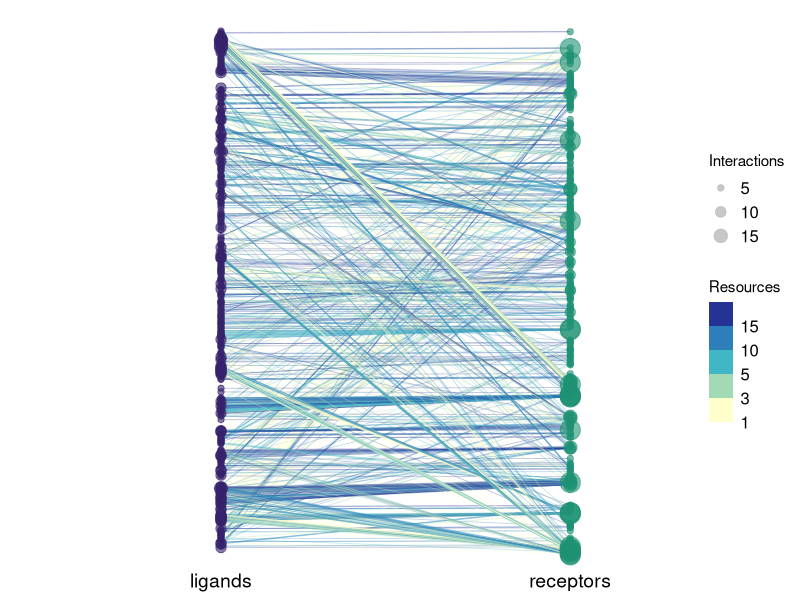
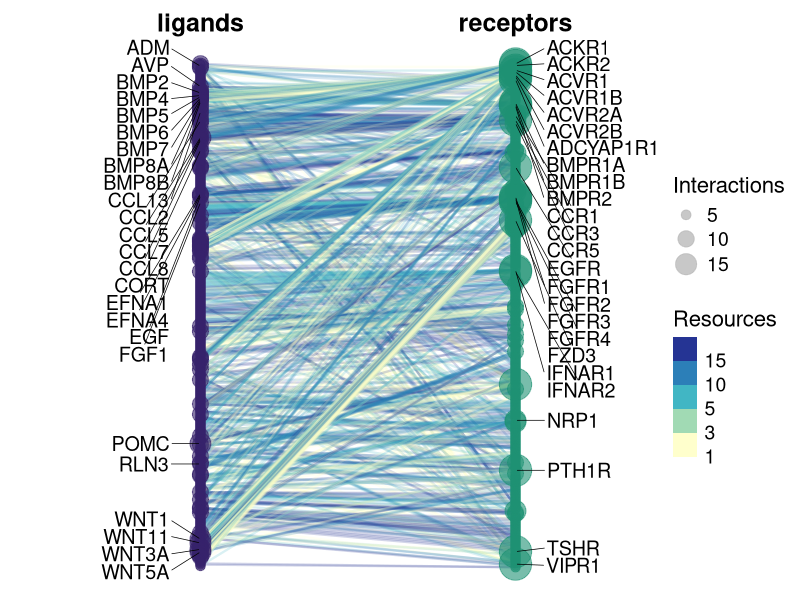
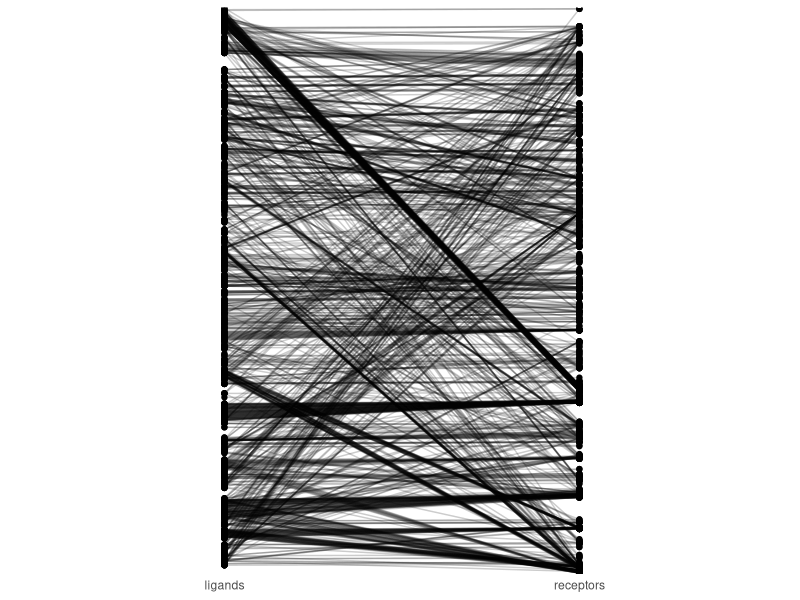
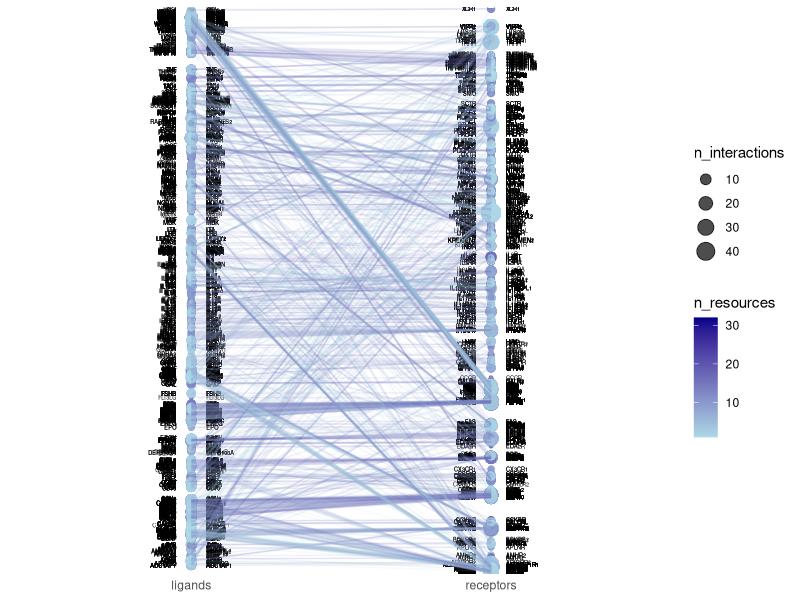
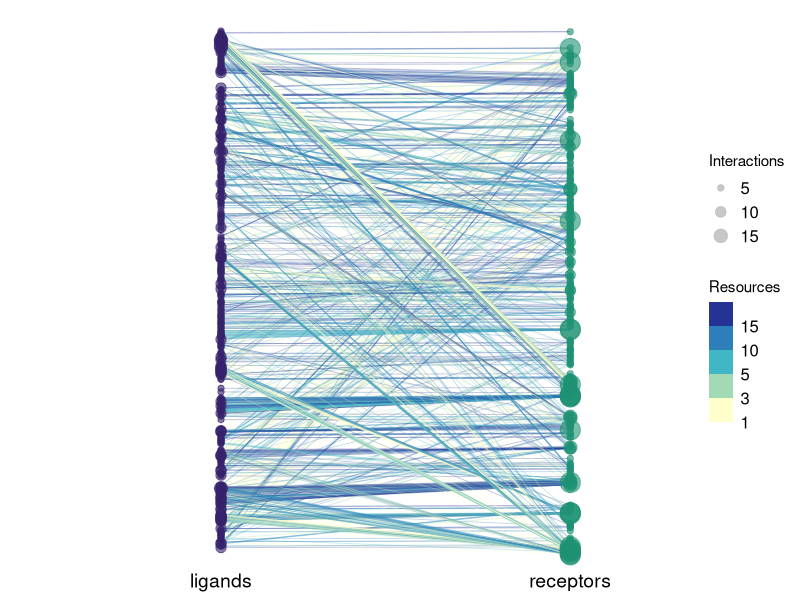
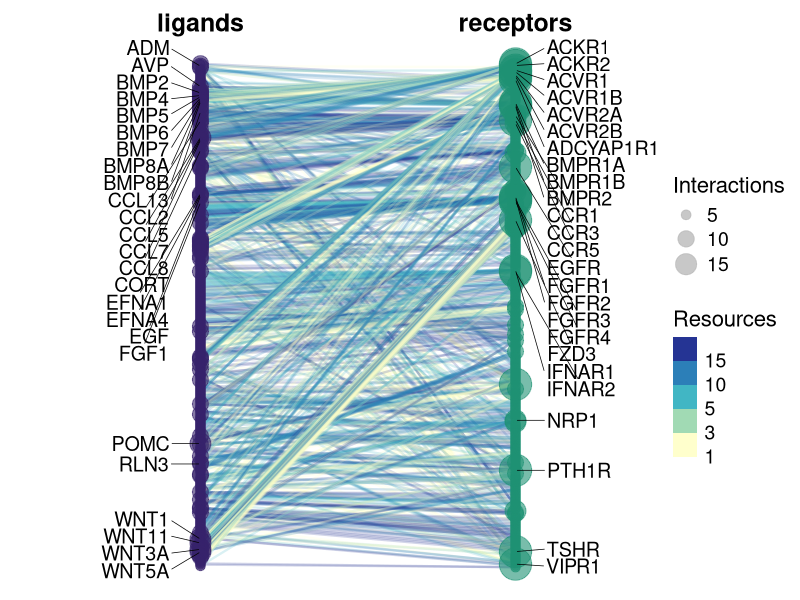

R code for these plots, in order:
## plot ligand-receptor interactions using lines connecting dots
## using ggplot

library(tidyverse)
library(ggrepel)

theme_set(theme_classic())


# load interactions data with all 1552 interactions & pivot longer
# 2 rows for each interaction
interactions_df <- read.table("ligand_receptor_lists/feb2022_new_lists/OmniPath/data/ligrec_interactions_filtered_noduplicates_final.tsv",
                  header = T) %>% 
  select(1:3, n_resources) %>% 
  pivot_longer(cols = 2:3, names_to = c("type", "tmp"),
               names_sep = "_",
               values_to = "gene_symbol") %>% 
  select(-tmp) %>% 
  mutate(type = if_else(type == "source",
                        "ligands", "receptors"))
head(interactions_df)

### Plot all interactions
interactions_df <-  interactions_df %>% 
  group_by(type, gene_symbol) %>% 
  mutate(n_interactions = n())

ligands <- filter(interactions_df, type == "ligands") %>% 
  group_by(gene_symbol) %>% 
  slice(1) %>% 
  arrange(gene_symbol) 

recept <- filter(interactions_df, type == "receptors") %>% 
  group_by(gene_symbol) %>% 
  slice(1) %>% 
  arrange(gene_symbol)

# add row number into column to use for positioning on y-axis evenly
ligands <- tibble::rowid_to_column(ligands, "ID") %>%
  mutate(ID = (396-ID),
         ID = ID/396)
recept <- tibble::rowid_to_column(recept, "ID") %>% 
  mutate(ID = (323-ID),
         ID = ID/323)


# add column IDs to interactions_df
ligands_recept <- full_join(ligands,
                            recept)

interactions_df <- interactions_df %>% 
  left_join(ligands_recept %>% 
              select(gene_symbol,
                     ID),
            by = "gene_symbol")


# Plot
ggplot(interactions_df, aes(x = type, y = gene_symbol)) +
  geom_line(aes(group = interaction_symbol,
                colour = n_resources),
            alpha = 0.3, size = 0.3) +
  geom_point(data = ligands, aes(size = n_interactions),
             alpha = 0.6, colour = "#36226B") +
  geom_point(data = recept, aes(size = n_interactions),
             alpha = 0.6, colour = "#1F9274") +
  scale_color_fermenter(palette = "YlGnBu",
                        direction = 1,
                        breaks = c(1,3,5,10,15)) +
  scale_size_binned(range = c(0.1, 8),
                    breaks = c(5,10,15)) +
  theme(axis.text.y = element_blank(),
        axis.title = element_blank(),
        axis.line = element_blank(),
        axis.ticks = element_blank(),
        legend.box.spacing = unit(-2, "cm"),
        axis.text.x = element_text(size = 14, 
                                   colour = "black"),
        legend.text = element_text(size = 12, 
                                   colour = "black")) +
  guides(size = guide_legend(override.aes = list(color = "grey"))) +
  expand_limits(y = c(-15, 750)) +
  labs(colour = "Resources",
       size = "Interactions")

ggsave("interact_plot.png", width = 5, height = 10)

#################### plot with top lig/rec labelled ###################
labels_recept <- interactions_df %>%
  filter(type == "receptors",
         n_resources > 5) %>% 
  group_by(gene_symbol) %>% 
  summarise(n_interactions = unique(n_interactions),
            type = "receptors") %>% 
  left_join(ligands_recept %>% 
              select(gene_symbol,
                      ID)) %>% 
  arrange(desc(n_interactions)) %>%
  head(25)

labels_ligands <- interactions_df %>%
  filter(type == "ligands",
         n_resources > 5) %>% 
  group_by(gene_symbol) %>% 
  summarise(n_interactions = unique(n_interactions),
            type = "ligands") %>% 
  left_join(ligands_recept %>% 
              select(gene_symbol,
                     ID)) %>% 
  arrange(desc(n_interactions)) %>%
  head(25)




ggplot(interactions_df, aes(x = type, y = ID)) +
  geom_line(aes(group = interaction_symbol,
                colour = n_resources),
            alpha = 0.2, size = 0.8) +
  geom_point(data = ligands, aes(size = n_interactions),
             alpha = 0.6, colour = "#36226B") +
  geom_point(data = recept, aes(size = n_interactions),
             alpha = 0.6, colour = "#1F9274") +
  geom_text_repel(data = labels_recept, aes(label = gene_symbol),
                  nudge_x = 0.1, size = 5, hjust = 0,
                  direction = "y", box.padding = 0.04,
                  segment.size = 0.25) +
  geom_text_repel(data = labels_ligands, aes(label = gene_symbol),
                  nudge_x = -0.1, size = 5, hjust = 1,
                  direction = "y", box.padding = 0.04,
                  segment.size = 0.25) +
  # reverse y axis
#  scale_y_continuous(limits = rel) +
  scale_color_fermenter(palette = "YlGnBu",
                        direction = 1,
                        breaks = c(1,3,5,10,15)) +
  scale_size_binned(range = c(0.1, 13),
                    breaks = c(5,10,15)) +
  theme(axis.text.y = element_blank(),
        axis.title = element_blank(),
        axis.line = element_blank(),
        axis.ticks = element_blank(),
        legend.box.spacing = unit(-1, "cm"),
        axis.text.x = element_text(size = 18,
                                   colour = "black",
                                   face = "bold"),
        legend.text = element_text(size = 14,
                                   colour = "black"),
        legend.title = element_text(size = 16,
                                    colour = "black")) +
  guides(size = guide_legend(override.aes = list(color = "grey"))) +
 # expand_limits(y = c(-15, 750)) +
  scale_x_discrete(position = "top") +
  labs(colour = "Resources",
       size = "Interactions")

ggsave("ligand_receptor_lists/feb2022_new_lists/OmniPath/figures/interactions_connections2.png", 
       width = 8, height = 16)

#basic:
ggplot(interactions_df, aes(x = type, y = gene_symbol)) +
  geom_point() +
  geom_line(aes(group = interaction_symbol),
            alpha = 0.2)  +
  theme(axis.text.y = element_blank(),
        axis.title = element_blank(),
        axis.line = element_blank(),
        axis.ticks = element_blank())

### Plot only interactions with >= 20 resources
interactions_df_20res <- interactions_df %>% 
  group_by(interaction_symbol) %>% 
  # arrange(desc(n_resources)) %>% 
  # filter(n_resources >= 20) %>% 
  group_by(type, gene_symbol) %>% 
  mutate(n_interactions = n()) # this is only number of interactions within top, not all interactions

# for labels:
interactions_df_20res_source <- filter(interactions_df_20res, type == "source") %>% 
  group_by(gene_symbol) %>% 
  slice(1)
interactions_df_20res_target <- filter(interactions_df_20res, type == "target") %>% 
  group_by(gene_symbol) %>% 
  slice(1)

# Plot
ggplot(interactions_df_20res, aes(x = type, y = gene_symbol)) +
  geom_point(aes(size = n_interactions,
                 colour = n_resources),
             alpha = 0.7) +
  geom_text(interactions_dfa = interactions_df_20res_source,
            aes(label = gene_symbol),
            nudge_x = -0.05, size = 1.4,
            hjust = 1) +
  geom_text(interactions_dfa = interactions_df_20res_target,
            aes(label = gene_symbol),
            nudge_x = 0.05, size = 1.4,
            hjust = 0) +
  geom_line(aes(group = interaction_symbol,
                colour = n_resources),
            alpha = 0.1) +
  scale_colour_gradient(low = "lightblue", high = "darkblue") +
  theme(axis.text.y = element_blank(),
        axis.title = element_blank(),
        axis.line = element_blank(),
        axis.ticks = element_blank())
  
